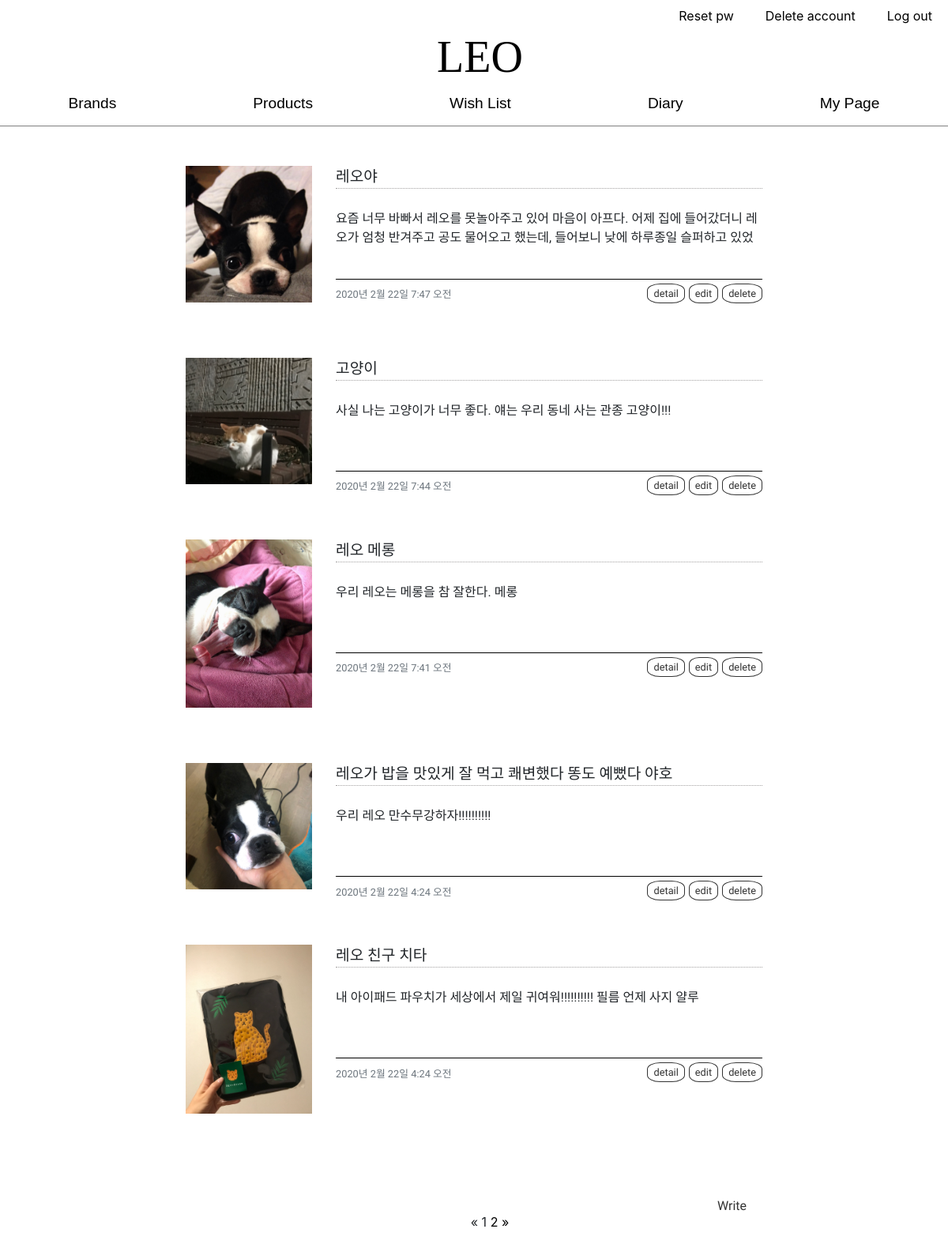
The page /mypage/diary_list/ (signed in) on the database its author committed.
### mypage/models.py (models this page shows, shortened)
class Diary(models.Model):
    author = models.ForeignKey(Profile, on_delete=models.CASCADE, related_name='diary', blank=True, null=True)
    title = models.CharField(max_length=255)
    content = models.TextField(blank=True, null=True)
    img = models.ImageField(blank=True, null=True, upload_to="media/user_diary/img")
    created_at = models.DateTimeField(auto_now_add=True)
    updated_at = models.DateTimeField(auto_now=True)

### mypage/views.py (the view)
# urls.py: path('diary_list/', diary_list, name='diary_list'),
def diary_list(request):
    if not request.user.is_active:
        messages.success(request, '로그인을 먼저 하세요.')
        return redirect('core:login')
    else:
        diaries = Diary.objects.all().order_by('-created_at')
        page = request.GET.get('page', 1)
        paginator = Paginator(diaries, 5)
        try:
            diarys = paginator.page(page)
        except PageNotAnInteger:
            diarys = paginator.page(1)
        except EmptyPage:
            diarys = paginator.page(paginator.num_pages)
        return render(request, 'mypage/diary_list.html', {
            'diarys': diarys,
        })

### mypage/templates/mypage/diary_list.html (shortened to what this page needs)
{% load static %}
<link rel="stylesheet" href="{% static 'mypage/diary_list.css' %}">
<link rel="stylesheet" href="https://stackpath.bootstrapcdn.com/bootstrap/4.4.1/css/bootstrap.min.css">
{% load bootstrap3 %}
{% include "core/base.html" %}
<div class="diary_list_page_duperwrap" style="padding-top: 20vh">
<div class="diary_list_page_wrap" style="padding-bottom: 55px">
{% for diary in diarys %}
    <div class="container">
        <div class="row">
            <div class="col-md-2"></div>
            <div class="col-md-2 diary_list_background">
                {% if diary.img %}
                    <img src="{{ diary.img.url }}" class="diary_list_img">
                {% endif %}
            </div>
            <div class="col-md-6 diary_list_background">
                <div class="diary_list_body">
                    <div class="diary_list_title">{{ diary.title }}</div>
                    <div class="diary_list_text">{{ diary.content }}</div>
                    <div class="diary_list_last_col">
                        <div class="diary_list_text text-muted">{{ diary.created_at }}</div>
                        <div class="diary_detail-crud" style="display: flex; flex-direction: row;">
                            <a class="diary_detail-list" href="{% url 'mypage:detail_diary' diary.pk %}">detail</a>
                            <a class="diary_detail-update" href="{% url 'mypage:update_diary' diary.pk %}">edit</a>
                            <a class="diary_detail-delete" href="{% url 'mypage:delete_diary' diary.pk %}">delete</a>
                        </div>
                    </div>
                </div>
            </div>
            <div class="col-md-2"></div>
        </div>
    </div>
{% endfor %}
</div>
<div class="container">
    <div class="row">
        <div class="col-md-5"></div>
        <div class="col-md-2">
            <div class="pagination_wrap">
                {% if diarys.has_other_pages %}
                <ul class="pagination-container">
                    {% if diarys.has_previous %}
                    <li><a href="?page={{ diarys.previous_page_number }}">&laquo;&nbsp;</a></li>
                    {% else %}
                    <li class="disabled"><span>&laquo;</span></li>
                    {% endif %}
                    {% for i in diarys.paginator.page_range %}
                    {% if diarys.number == i %}
                        <li class="active"><span>&nbsp;{{ i }}&nbsp;</span></li>
                    {% else %}
                    <li><a href="?page={{ i }}">{{ i }}</a></li>
                    {% endif %}
                    {% endfor %}
                    {% if diarys.has_next %}
                    <li><a href="?page={{ diarys.next_page_number }}">&nbsp;&raquo;</a></li>
                    {% else %}
                    <li class="disabled"><span>&raquo;</span></li>
                    {% endif %}
                </ul>
                {% endif %}
            </div>
        </div>
        <div class="col-md-2"></div>
        <div class="col-md-1">
            <div class="button_diary_create">
                <a href="{% url 'mypage:create_diary' %}">Write</a>
            </div>
        </div>
    </div>
</div>
</div>

### core/templates/core/base.html (shortened to what this page needs)
<!DOCTYPE html>
<html lang="en">
<head>
</head>
<body>
<div class="header">
    <div class="header_login">
        {% if user.is_authenticated %}
            <div class="header_login_resetpw"><a href="{% url 'core:reset_pw' %}">Reset pw</a></div>
            <div class="header_login_delete"><a href="{% url 'core:delete_account' %}">Delete account</a></div>
            <div class="header_login_logout"><a href="{% url 'core:logout' %}">Log out</a></div>
        {% else %}
        <div class="header_login_login"><a href="{% url 'core:login' %}">Sign in</a></div>
        <div class="header_login_signup"><a href="{% url 'core:sign_up' %}">Sign up</a></div>
        {% endif %}
    </div>
    <div class="header_logo">
        <div class="header_logo_context"><a href="{% url 'core:home' %}">LEO</a></div>
    </div>
    <div class="header_nav">
        <div class="header_nav_navbar"><a class='nav_item' href="{% url 'core:brand_page' %}">Brands</a></div>
        <div class="header_nav_navbar"><a class='nav_item' href="{% url 'core:item_House' %}">Products</a></div>
        <div class="header_nav_navbar"><a class='nav_item' href="{% url 'core:item_House' %}">Wish List</a></div>
        <div class="header_nav_navbar"><a class='nav_item' href="{% url 'mypage:diary_list' %}">Diary</a></div>
        <div class="header_nav_navbar"><a class='nav_item' href="{% url 'mypage:profile' %}">My Page</a></div>
    </div>
</div>
</body>

### mypage/static/mypage/diary_list.css (style rules this page uses)
.pagination-container { text-align: center; list-style: none; display: flex; justify-content: center; margin-top: 20px; }
.pagination-container a { color: black; }
.diary_list_page_wrap { margin-top: 30px; }
div { box-sizing: border-box; }
.container { margin-top: 30px; }
.diary_list_background { padding: 20px 0; }
.diary_list_img { width: 100%; height: 100%; object-fit: cover; }
.diary_list_body { height: 10rem; display: flex; flex-direction: column; justify-content: space-between; position: relative; }
.diary_list_title { font-size: 1.2rem; font-family: "Do Hyeon", sans-serif; height: 1.8rem; border-bottom: #a3a1a1 1px dotted; }
.diary_list_text { font-size: 1rem; height: 3rem; overflow: hidden; font-family: "Nanum Gothic", sans-serif; }
.diary_list_last_col { display: flex; flex-direction: row; justify-content: space-between; align-items: flex-end; border-top: black 1px solid; padding-top: 5px; position: relative; top: 14px; }
.diary_list_text.text-muted { font-size: 0.8rem; height: 1.3rem; font-family: "Nanum Gothic", sans-serif; }
.diary_detail-crud { font-size: 0.8rem; color: #4f4f4f; font-family: 'Do Hyeon', sans-serif; }
.diary_detail-crud a { color: #333333; border: 1px solid #333333; border-radius: 35%; padding: 2px 7px; }
.diary_detail-update, .diary_detail-list { margin-right: 5px; }
.button_diary_create { font-size: 1rem; color: #4f4f4f; font-family: 'Do Hyeon', sans-serif; }
.button_diary_create a { color: #333333; padding: 3px 8px; }

### core/templates/core/base.html (style rules this page uses)
a { text-decoration: none; color: black; }
html, body { height: 100%; margin: 0; padding: 0; }
.header { display: flex; width: 100vw; flex-direction: column; height: 20vh; position: fixed; background-color: white; z-index: 999; border-bottom: 1px grey solid; }
.header_login { width: 100%; height: 25%; display: flex; align-items: center; justify-content: flex-end; }
.header_login div a { padding:0 20px; }
.header_logo { width: 100%; height: 40%; display: flex; justify-content: center; align-items: center; font-size: 3.5em; color: #333333; padding-left: 15px; }
.header_logo_context { font-family: 'Volkhov'; font-family: 'Crimson Text' ; }
.header_nav { width: 100%; height: 35%; display: flex; justify-content: space-around; align-items: center; }
.header_nav_navbar a { font-size: 1.2em; font-family: 'Montserrat', sans-serif; }

### rows shown on the page
Diary: img (picture), title "레오야", content "요즘 너무 바빠서 레오를 못놀아주고 있어 마음이 아프다. 어제 집에 들어갔더니 레오가 엄청 반겨주고 공도 물어오고 했는데, 들어보니 낮에 하루종일 슬퍼하고…", created_at "2020년 2월 22일 7:47 오전"
Diary: img (picture), title "고양이", content "사실 나는 고양이가 너무 좋다. 얘는 우리 동네 사는 관종 고양이!!!", created_at "2020년 2월 22일 7:44 오전"
Diary: img (picture), title "레오 메롱", content "우리 레오는 메롱을 참 잘한다. 메롱", created_at "2020년 2월 22일 7:41 오전"
Diary: img (picture), title "레오가 밥을 맛있게 잘 먹고 쾌변했다 똥도 예뻤다 야호", content "우리 레오 만수무강하자!!!!!!!!!!", created_at "2020년 2월 22일 4:24 오전"
Diary: img (picture), title "레오 친구 치타", content "내 아이패드 파우치가 세상에서 제일 귀여워!!!!!!!!!! 필름 언제 사지 얄루", created_at "2020년 2월 22일 4:24 오전"

### other values the page prints
{{ i }} "1"
{{ i }} "2"
